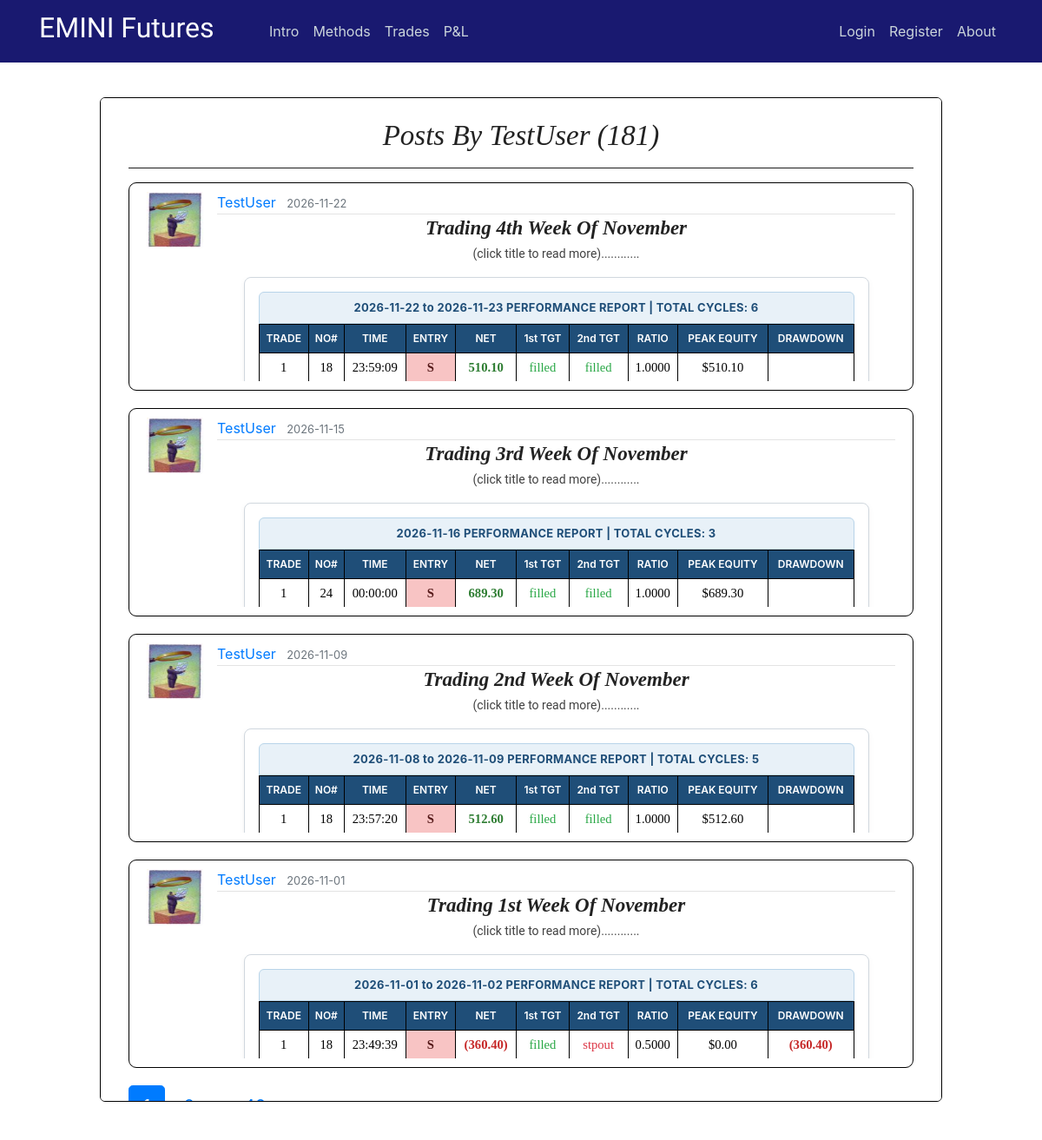
Page /user/TestUser on the committed database.
### flaskblog/models.py (models this page shows, shortened)
class User(db.Model, UserMixin):
    id = db.Column(db.Integer, primary_key=True)
    username = db.Column(db.String(20), unique=True, nullable=False)
    email = db.Column(db.String(120), unique=True, nullable=False)
    image_file = db.Column(db.String(20), nullable=False, default='default.jpg')
    password = db.Column(db.String(60), nullable=False)
    posts = db.relationship('Post', backref='author', lazy=True)

class Post(db.Model):
    id = db.Column(db.Integer, primary_key=True)
    title = db.Column(db.String(100), nullable=False)
    date_posted = db.Column(db.DateTime, nullable=False, default=datetime.utcnow)
    content = db.Column(db.Text, nullable=False)
    user_id = db.Column(db.Integer, db.ForeignKey('user.id'), nullable=False)
    teaser_title = db.Column(db.Text, nullable=True)
    teaser_details = db.Column(db.Text, nullable=True)
    teaser_caption = db.Column(db.Text, nullable=True)
    teaser_img = db.Column(db.Text, nullable=True)
    teaser_content = db.Column(db.Text, nullable=True)
    teaser_wkid = db.Column(db.Text, nullable=True)

### flaskblog/users/routes.py (the view)
@users.route("/user/<string:username>")
def user_posts(username):
    page = request.args.get('page', 1, type=int)
    user = User.query.filter_by(username=username).first_or_404()
    posts = Post.query.filter_by(author=user)\
        .order_by(Post.date_posted.desc())\
        .paginate(page=page, per_page=4)
    return render_template('user_posts.html', posts=posts, user=user)

### flaskblog/templates/user_posts.html
{% extends "layout.html" %}
{% block content %}
<div class="intro-page" style="height: 77vh;overflow: auto;">
  <div class="intro-inner-div" style="height:auto;background-color:white;border-radius:5px;">
    <center><br><h1 class="hero-header">Posts by {{ user.username }} ({{ posts.total }})</h1><hr></center>
    {% for post in posts.items %}
        <article class="media content-section" style="max-height:280px;">
          <img class="article-img" src="{{ url_for('static', filename='profile_pics/' + post.author.image_file) }}">
          <div class="media-body">
            <div class="article-metadata">
              <a class="mr-2" href="{{ url_for('users.user_posts', username=post.author.username) }}">{{ post.author.username }}</a>
              <small class="text-muted">{{ post.date_posted.strftime('%Y-%m-%d') }}</small>
            </div>
            <center><a href="{{ url_for('posts.post', post_id=post.id) }}"><h3 class="hero-header"><b>{{ post.title }}</b></h3></a>
            <p class="teaser-content" >(click title to read more)............</p></center>
            <p class="teaser-content" ><div style="overflow:hidden;max-height:120px;">
              {{ post.content|safe }}
            </p>
        </article>
    {% endfor %}
    {% for page_num in posts.iter_pages(left_edge=1, right_edge=1, left_current=1, right_current=2) %}
      {% if page_num %}
        {% if posts.page == page_num %}
          <a class="btn btn-primary btn-lg mb-8" href="{{ url_for('users.user_posts', username=user.username, page=page_num) }}">{{ page_num }}</a>
        {% else %}
          <a class="btn btn-primary-info btn-lg mb-8" href="{{ url_for('users.user_posts', username=user.username, page=page_num) }}">{{ page_num }}</a>
        {% endif %}
      {% else %}
        ...
      {% endif %}
    {% endfor %}
  </div>
</div>
{% endblock content %}

### flaskblog/static/main.css (style rules this page uses)
body { margin-top: 5rem; }
.intro-page { border-radius: 6px; border: 1px solid black; background-color: white; padding-right: 12px; padding-left: 12px; }
.intro-inner-div { height: 75vh; overflow: auto; padding-right: 20px; padding-left: 20px; }
hr { margin-top: 1rem; margin-bottom: 1rem; border: 0; border-top: 1px solid rgba(0, 0, 0, 0.89); }
p.teaser-content { color: #414141; font-size: 14px; font-family: 'Roboto', Arial, 'Helvetica Neue', Helvetica, sans-serif; line-height: 1.5; }
.content-section { background: #ffffff; padding: 10px 20px; border: 1px solid #000000; border-radius: 9px; margin-bottom: 20px; }
.article-img { height: 65px; width: 65px; margin-right: 16px; }
.article-metadata { padding-bottom: 1px; margin-bottom: 4px; border-bottom: 1px solid #e3e3e3 }

### flaskblog/static/study.css (style rules this page uses)
h1.hero-header { color: #222; text-transform: capitalize; font-weight: 400; font-style: italic; font-size: 28px; font-family: Baskerville, 'Baskerville Old Face', 'Hoefler Text', Garamond, 'Times New Roman', serif; }
h3.hero-header { color: #222; text-transform: capitalize; font-weight: 400; font-style: italic; font-size: 28px; font-family: Baskerville, 'Baskerville Old Face', 'Hoefler Text', Garamond, 'Times New Roman', serif; }
h3 { font-weight: 700; line-height: 1; }
@media screen and (min-width: 25rem) { h1.hero-header { font-size: 33px; } }
@media screen and (min-width: 25rem) { h3.hero-header { font-size: 23px; } }

### flaskblog/static/modal.css (style rules this page uses)
img { margin-bottom: -4px; }

### flaskblog/static/stylesheet.css (style rules this page uses)
tr { mso-height-source:auto; mso-ruby-visibility:none; }
td { mso-style-parent:style0; padding-top:1px; padding-right:1px; padding-left:1px; mso-ignore:padding; mso-number-format:"General"; text-align:general; vertical-align:bottom; white-space:nowrap; mso-rotate:0; mso-pattern:auto; mso-background-source:auto; color:#000000; font-size:11.0pt; font-weight:400; font-style:normal; text-decoration:none; font-family:Calibri; mso-generic-font-family:auto; mso-font-charset:134; border:none; mso-protection:locked visible; }

### rows in the picture
User: username "TestUser"
Post: image_file (picture), author.username "TestUser", date_posted "2026-11-22", title "Trading 4th Week Of November", content "2026-11-22 to 2026-11-23 PERFORMANCE REPORT | TOTAL CYCLES: 6 TRADE NO# TIME ENTRY NET 1st TGT 2nd TGT RATIO PEAK EQUITY DRAWDOWN 1 18 23:59:09 S 510.10 filled filled 1.0000 $510.10"
Post: image_file (picture), author.username "TestUser", date_posted "2026-11-15", title "Trading 3rd Week Of November", content "2026-11-16 PERFORMANCE REPORT | TOTAL CYCLES: 3 TRADE NO# TIME ENTRY NET 1st TGT 2nd TGT RATIO PEAK EQUITY DRAWDOWN 1 24 00:00:00 S 689.30 filled filled 1.0000 $689.30"
Post: image_file (picture), author.username "TestUser", date_posted "2026-11-09", title "Trading 2nd Week Of November", content "2026-11-08 to 2026-11-09 PERFORMANCE REPORT | TOTAL CYCLES: 5 TRADE NO# TIME ENTRY NET 1st TGT 2nd TGT RATIO PEAK EQUITY DRAWDOWN 1 18 23:57:20 S 512.60 filled filled 1.0000 $512.60"
Post: image_file (picture), author.username "TestUser", date_posted "2026-11-01", title "Trading 1st Week Of November", content "2026-11-01 to 2026-11-02 PERFORMANCE REPORT | TOTAL CYCLES: 6 TRADE NO# TIME ENTRY NET 1st TGT 2nd TGT RATIO PEAK EQUITY DRAWDOWN 1 18 23:49:39 S (360.40) filled stpout 0.5000 $0.00 (360.40)"

### other values in the picture
{{ posts.total }} "181"
